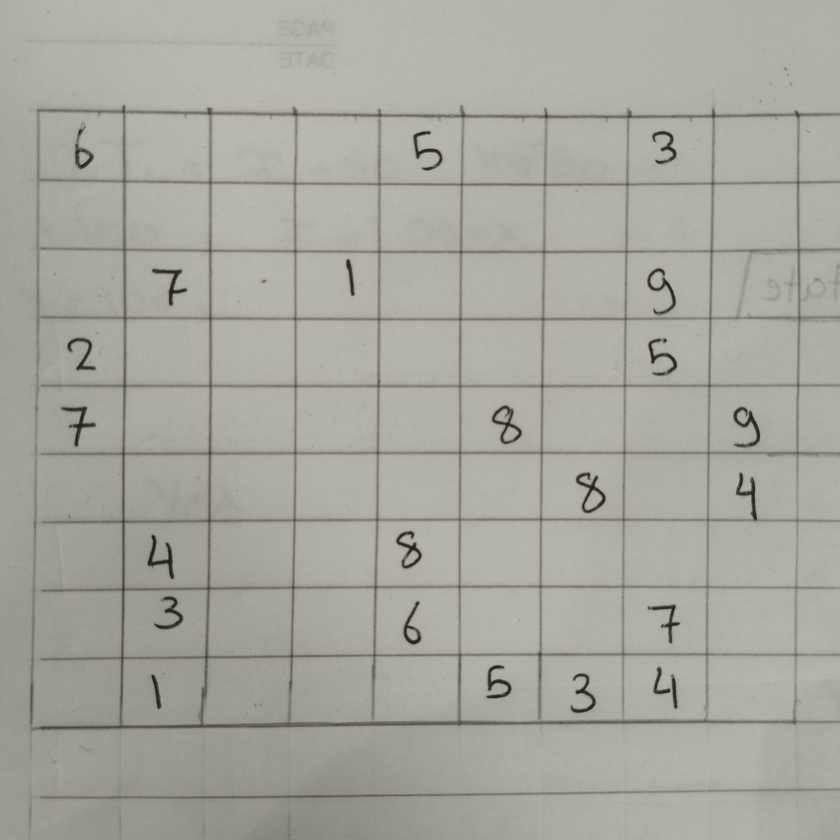
#> input picture temp_upload.png, 840 x 840 px, shrunk from 3072 x 3072 before the run
$ python test_bbox.py
#> lines starting #> are read from the running program, lines starting #| are printed output that depends on the picture; after the words box and inside, x2 and y2 are one past the last pixel; in counts of white or black regions, pixels touching at a corner belong together
from PIL import Image
import numpy as np

def find_grid_bounding_box(img_gray: Image.Image) -> tuple[int, int, int, int]:
    arr = np.array(img_gray, dtype=np.float32)
    if arr.mean() > 128:
        dark_mask = arr < 180
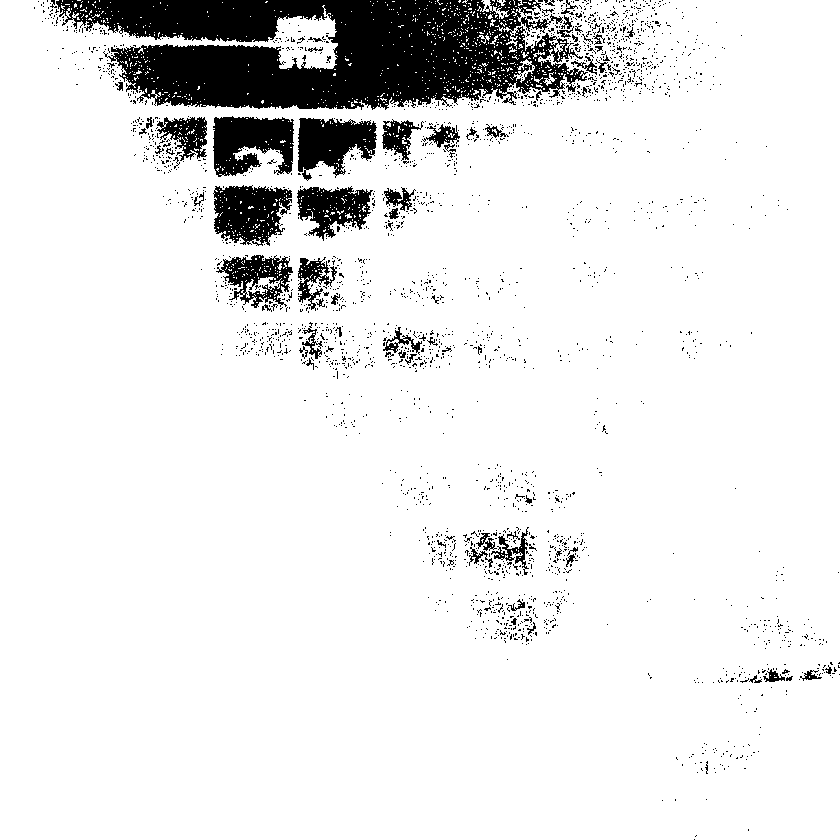
#> dark_mask: shape (840, 840) bool; 90.6% white; 2550 black regions (2475 under 20 px), largest, box (x1, y1, x2, y2) and area: (56, 0, 588, 110) 38832, (213, 116, 294, 177) 3558, (213, 185, 292, 246) 3337
    else:
        dark_mask = arr > 75

    ys, xs = np.where(dark_mask)
    if len(xs) > 100 and len(ys) > 100:
        x0 = int(np.percentile(xs, 0.2))
#> x0 = 1
        x1 = int(np.percentile(xs, 99.8))
#> x1 = 838
        y0 = int(np.percentile(ys, 0.2))
#> y0 = 3
        y1 = int(np.percentile(ys, 99.8))
#> y1 = 838
        if (x1 - x0) > 100 and (y1 - y0) > 100:
            return (x0, y0, x1, y1)
    return (0, 0, img_gray.size[0], img_gray.size[1])

img = Image.open('temp_upload.png').convert("L")
bbox = find_grid_bounding_box(img)
#> bbox = (1, 3, 838, 838)
print("Detected bounding box:", bbox, "from size:", img.size)
#| Detected bounding box: (1, 3, 838, 838) from size: (840, 840)
